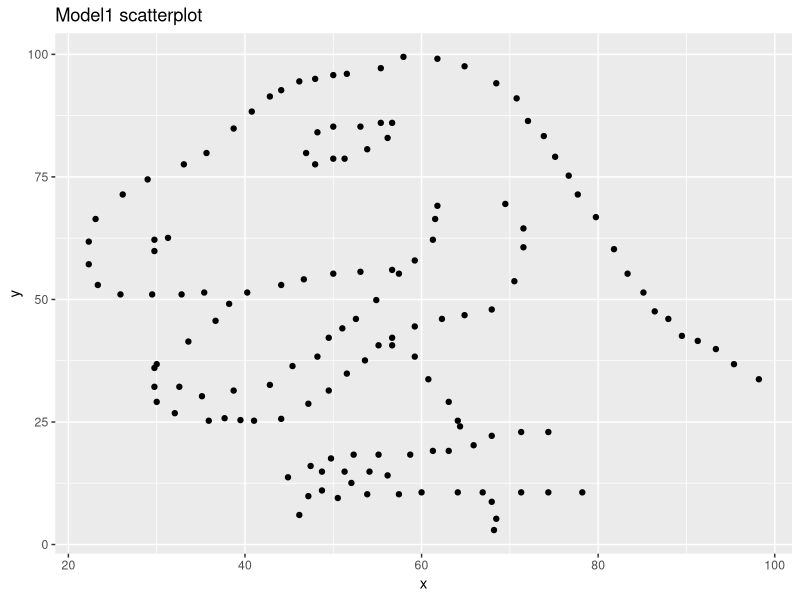
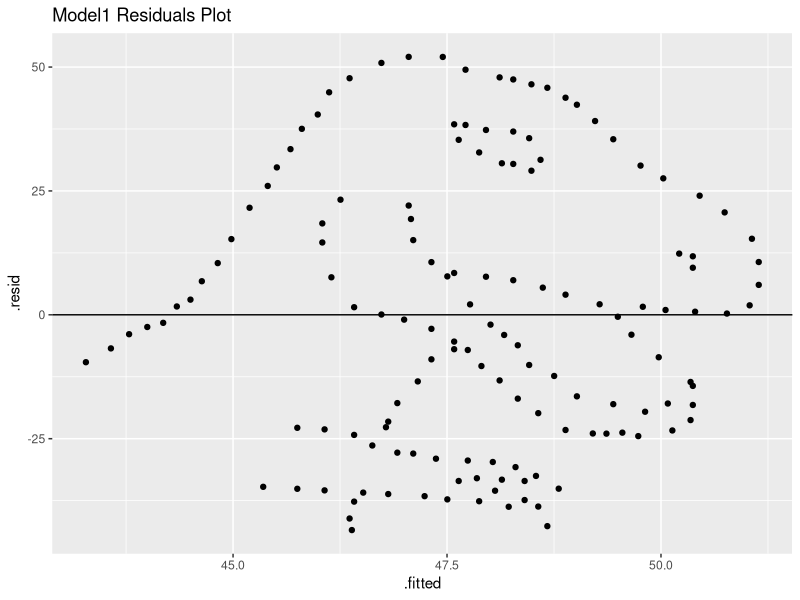
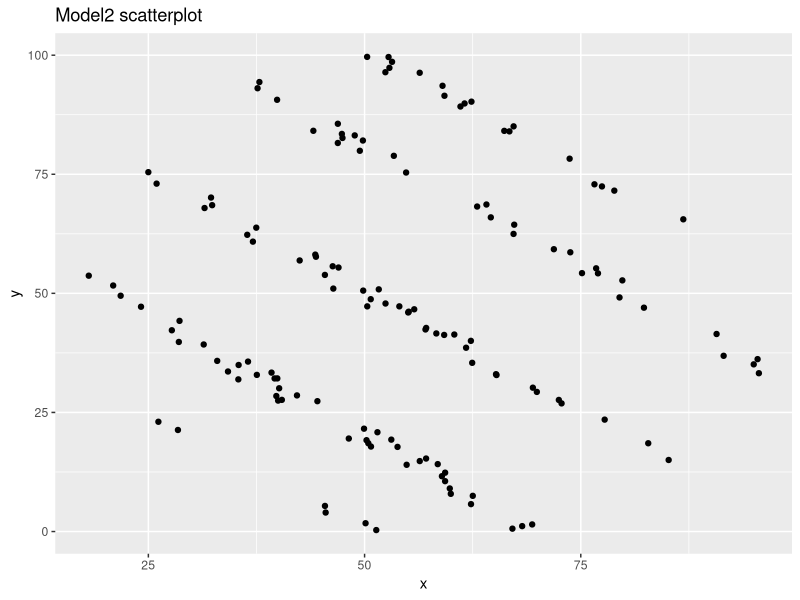
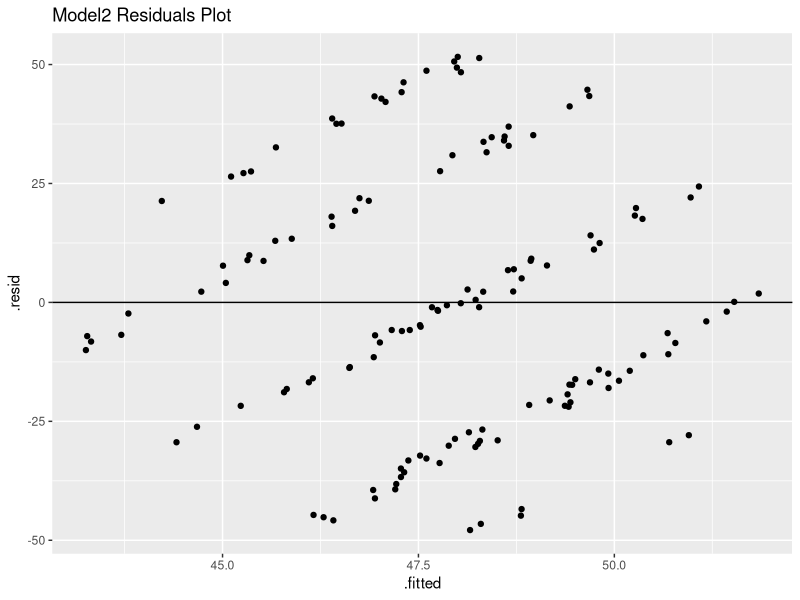
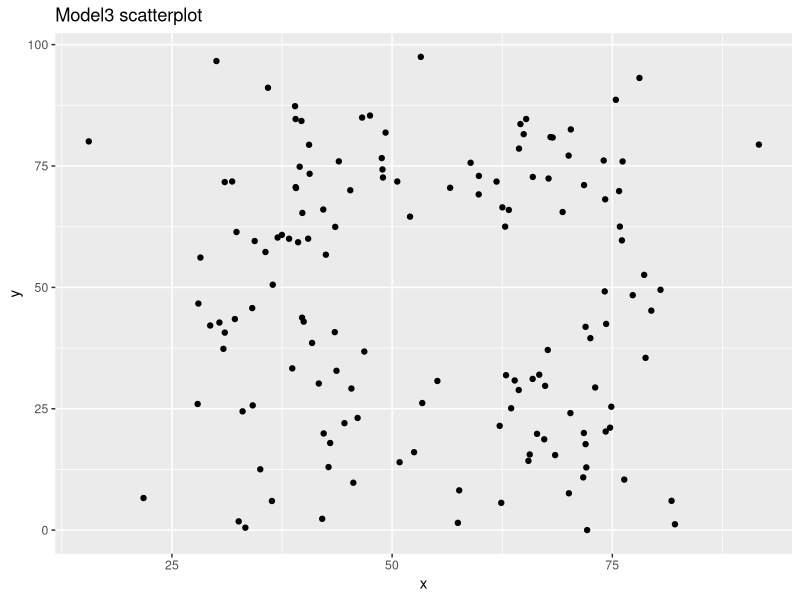
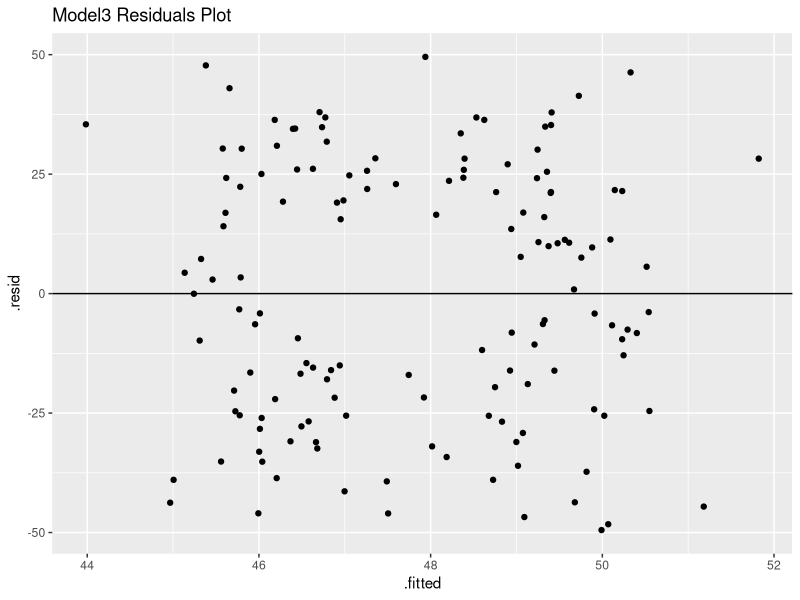

Reproduce these figures in R, in order.
## ---- chunk 1
options(digits = 4)
## ---- chunk 2
# This workspace exists to get answers for the below questions
# Q3
n1 <- 52
n2 <- 88
s1 <- 13
s2 <- 11
p1 <- s1 / n1
p2 <- s2 / n2

q3_se <- sqrt(
  (
    (p1 - p1^2) / (n1)
  ) +
    (
      (p2 - p2^2) / (n2)
    )
)

print(q3_se)

# Q5/6
# MOE = (z*)*(Standard Error = SE)
# SE = sqrt(
#  (p(1-p)) # nolint
#  /
#  n
#)
# CI = p +- 1.96 * SE # nolint



## ---- chunk 3
options(digits = 4)

data1 <- data.frame(
	x = c(55.3846, 51.5385, 46.1538, 42.8205, 40.7692, 38.7179, 35.641, 33.0769, 28.9744, 26.1538, 23.0769, 22.3077, 22.3077, 23.3333, 25.8974, 29.4872, 32.8205, 35.3846, 40.2564, 44.1026, 46.6667, 50, 53.0769, 56.6667, 59.2308, 61.2821, 61.5385, 61.7949, 57.4359, 54.8718, 52.5641, 48.2051, 49.4872, 51.0256, 45.3846, 42.8205, 38.7179, 35.1282, 32.5641, 30, 33.5897, 36.6667, 38.2051, 29.7436, 29.7436, 30, 32.0513, 35.8974, 41.0256, 44.1026, 47.1795, 49.4872, 51.5385, 53.5897, 55.1282, 56.6667, 59.2308, 62.3077, 64.8718, 67.9487, 70.5128, 71.5385, 71.5385, 69.4872, 46.9231, 48.2051, 50, 53.0769, 55.3846, 56.6667, 56.1538, 53.8462, 51.2821, 50, 47.9487, 29.7436, 29.7436, 31.2821, 57.9487, 61.7949, 64.8718, 68.4615, 70.7692, 72.0513, 73.8462, 75.1282, 76.6667, 77.6923, 79.7436, 81.7949, 83.3333, 85.1282, 86.4103, 87.9487, 89.4872, 93.3333, 95.3846, 98.2051, 56.6667, 59.2308, 60.7692, 63.0769, 64.1026, 64.359, 74.359, 71.2821, 67.9487, 65.8974, 63.0769, 61.2821, 58.7179, 55.1282, 52.3077, 49.7436, 47.4359, 44.8718, 48.7179, 51.2821, 54.1026, 56.1538, 52.0513, 48.7179, 47.1795, 46.1538, 50.5128, 53.8462, 57.4359, 60, 64.1026, 66.9231, 71.2821, 74.359, 78.2051, 67.9487, 68.4615, 68.2051, 37.6923, 39.4872, 91.2821, 50, 47.9487, 44.1026), # nolint
	y = c(97.1795, 96.0256, 94.4872, 91.4103, 88.3333, 84.8718, 79.8718, 77.5641, 74.4872, 71.4103, 66.4103, 61.7949, 57.1795, 52.9487, 51.0256, 51.0256, 51.0256, 51.4103, 51.4103, 52.9487, 54.1026, 55.2564, 55.641, 56.0256, 57.9487, 62.1795, 66.4103, 69.1026, 55.2564, 49.8718, 46.0256, 38.3333, 42.1795, 44.1026, 36.4103, 32.5641, 31.4103, 30.2564, 32.1795, 36.7949, 41.4103, 45.641, 49.1026, 36.0256, 32.1795, 29.1026, 26.7949, 25.2564, 25.2564, 25.641, 28.718, 31.4103, 34.8718, 37.5641, 40.641, 42.1795, 44.4872, 46.0256, 46.7949, 47.9487, 53.718, 60.641, 64.4872, 69.4872, 79.8718, 84.1026, 85.2564, 85.2564, 86.0256, 86.0256, 82.9487, 80.641, 78.718, 78.718, 77.5641, 59.8718, 62.1795, 62.5641, 99.4872, 99.1026, 97.5641, 94.1026, 91.0256, 86.4103, 83.3333, 79.1026, 75.2564, 71.4103, 66.7949, 60.2564, 55.2564, 51.4103, 47.5641, 46.0256, 42.5641, 39.8718, 36.7949, 33.718, 40.641, 38.3333, 33.718, 29.1026, 25.2564, 24.1026, 22.9487, 22.9487, 22.1795, 20.2564, 19.1026, 19.1026, 18.3333, 18.3333, 18.3333, 17.5641, 16.0256, 13.718, 14.8718, 14.8718, 14.8718, 14.1026, 12.5641, 11.0256, 9.8718, 6.0256, 9.4872, 10.2564, 10.2564, 10.641, 10.641, 10.641, 10.641, 10.641, 10.641, 8.718, 5.2564, 2.9487, 25.7692, 25.3846, 41.5385, 95.7692, 95, 92.6923)) # nolint

data2 <- data.frame(
	x = c(52.8720214902, 59.0141444945, 56.3751090389, 37.8391996844, 39.8853734176, 44.0774051326, 31.4970254888, 25.9525965456, 36.4347239148, 24.997482691, 32.2462751352, 18.1094722949, 21.7960992263, 24.150491069, 28.6031956015, 20.9319996761, 35.4355325251, 44.3773828236, 46.313692406, 46.3860739231, 42.4954400876, 44.3005150328, 46.9882833458, 52.4215231623, 64.090998189, 63.0168717563, 67.3025779226, 67.2259568904, 50.309988715, 45.4126389249, 54.0206071815, 49.8420222483, 50.7132995657, 55.0455549106, 37.5437012597, 39.7958978066, 28.5233910215, 31.3996460012, 39.2415652162, 27.7140565712, 32.9607035213, 35.4047362397, 51.6422264225, 34.207620843, 36.5234892198, 28.4192021281, 26.1604969417, 40.435327397, 44.544955314, 40.1237272008, 42.1848064503, 40.0026592892, 57.1252310509, 60.375744968, 55.1058961252, 61.7372710245, 55.7412443246, 58.2964084158, 57.0425482213, 76.7756112073, 71.8870772602, 73.7883730663, 75.1396847343, 64.5963189058, 46.9095386323, 46.9051031994, 49.8069877356, 48.8632418189, 66.7481899024, 62.3597662841, 47.3748964954, 47.4464667165, 53.385280634, 49.4527077733, 54.8026825363, 37.0882451339, 32.3759619238, 37.4770138847, 52.4066488967, 50.2970432655, 61.5633243835, 61.0865603919, 59.2364904011, 66.1540050863, 67.2313347767, 73.7099068702, 76.5804513576, 78.8765811639, 77.4490021363, 86.8537073476, 79.806531301, 76.9882734745, 79.4793575017, 82.3041595613, 90.700691247, 95.4434878077, 94.9974880471, 91.517847246, 62.2926421901, 59.2034756073, 65.2563927704, 62.4447424979, 72.4624062907, 69.9194262552, 77.7628590782, 72.7784101997, 65.198316667, 69.4598588916, 59.3150555205, 51.487713355, 57.1124475509, 50.2244178157, 50.4338611907, 56.3803054046, 54.8635045999, 45.4998576493, 49.9367453057, 53.8098729164, 59.8526782804, 48.1756567942, 50.7417190667, 58.4597612975, 50.1145975193, 45.4203820755, 51.3532681954, 53.091704424, 58.9431665444, 59.3109904219, 68.2221986595, 62.5117719862, 69.3800563617, 82.8002478704, 85.1603321777, 67.095847697, 62.307750573, 59.9704150458, 39.9116351739, 39.5965009783, 95.5934163965, 52.772288113, 53.1786144535, 37.6270534612), # nolint
	y = c(97.3432226575, 93.5748748733, 96.30514763, 94.359443503, 90.6346620817, 84.1258533023, 67.9125621568, 73.0331803541, 62.2940454639, 75.4415616626, 70.1105868383, 53.7081103324, 49.4995295248, 47.1885335266, 44.2237227, 51.6462354868, 34.9610381566, 57.6847369215, 55.6855917703, 51.0021645381, 56.9036815315, 58.1329592781, 55.4206367313, 47.867005488, 68.6509850107, 68.2252589114, 64.4134627173, 62.4764105301, 47.2678818553, 53.8707976895, 47.2698972057, 50.5765522936, 48.7722867825, 45.9862727459, 32.8840244657, 28.4432191156, 39.7966662481, 39.2652632229, 33.3614166846, 42.2500516253, 35.8231112903, 31.9391621952, 50.8383406788, 33.5938054385, 35.6710483891, 21.3157482481, 23.0422314726, 27.6400711421, 27.3622426221, 30.0731619402, 28.5736747331, 27.4875100027, 42.7390191388, 41.3564579961, 46.1490510561, 38.5848440052, 46.6535769763, 41.5831977346, 42.418757739, 55.2545987009, 59.2669926152, 58.6208121164, 54.2445521781, 65.952512925, 85.6022611586, 81.5656424136, 82.085025592, 83.1583574877, 84.0048341677, 90.2436599196, 83.4715555182, 82.622124014, 78.8711362558, 79.9306028004, 75.3639849893, 60.857227495, 68.5108204552, 63.7886855744, 96.4254150057, 99.6441791736, 89.8641388605, 89.2243556475, 91.4811005766, 84.1119370252, 85.055640808, 78.2706108976, 72.8915336827, 71.5625276804, 72.4473094857, 65.5433240194, 52.7231797883, 54.2027848022, 49.1410154455, 46.9909036215, 41.4667030063, 36.1897016148, 35.0953011066, 36.8902631263, 40.0295333141, 41.2706776667, 32.8541041237, 35.4149992261, 27.6242638254, 29.3110927191, 23.4913735562, 26.9005353695, 33.0271717859, 30.1970315053, 12.3543136666, 20.8436106875, 15.3217851726, 19.1709698793, 18.5348708515, 14.7884597101, 14.009611915, 3.98542629287, 21.5900969196, 17.7664144512, 9.03994992133, 19.5212153543, 17.8384056087, 14.1486628546, 1.74146171252, 5.37240899542, 0.30387242055, 19.2900304453, 11.6128777918, 10.5721363739, 1.13388036584, 7.49123248279, 1.48813233299, 18.5293762368, 15.0183695439, 0.601490941965, 5.74997471945, 7.9133104735, 32.1440226145, 32.1361317349, 33.2341293953, 99.6134716833, 98.6038611855, 93.060672952) # nolint
)

data3 <- data.frame(
	x = c(32.3311102266, 53.4214628807, 63.92020226, 70.2895057187, 34.1188302357, 67.6707164012, 53.2591294055, 63.5149808671, 67.9805388133, 67.3724659005, 15.5607495229, 71.7907676942, 70.2425464362, 64.9374355444, 62.2135245453, 67.2694004772, 40.5701970446, 74.7411813341, 71.7683189223, 76.1669198143, 65.6236574431, 50.8506336394, 33.0240700249, 39.7063261674, 45.5964849542, 42.9680469104, 52.4944067819, 46.0822757831, 74.2477082092, 64.5682641863, 74.0216939058, 62.3911805626, 74.189036683, 28.2367819396, 75.7719387944, 75.8552294691, 65.9708570175, 21.7780404779, 67.7597962473, 78.6171953363, 68.5077081898, 74.8850211598, 66.4549036599, 77.3178020985, 58.9124603193, 57.617447817, 76.0882257967, 57.4660505497, 79.4283834934, 76.3565221496, 64.4050752632, 40.6350418091, 43.9498645857, 30.9962205791, 68.2307689907, 72.0463894612, 46.5927679682, 49.2572183396, 42.7817612539, 65.475952195, 71.9650826544, 32.1464623358, 31.8384976954, 31.0052582572, 80.4708943189, 71.9641671122, 78.0794214417, 41.6775957748, 65.953595185, 62.9344593731, 64.3737979844, 72.5093283599, 30.0522898741, 28.0033242354, 75.4012268619, 38.9800154218, 65.2199135479, 73.0539899616, 34.3983616372, 43.4904501336, 55.138737967, 43.6843934333, 35.9036097344, 45.3780188805, 39.7774828713, 38.6644611569, 39.0440366877, 91.6399614428, 47.4881326771, 44.5902125769, 39.0896145478, 42.2293783752, 37.0003871448, 39.0520864793, 37.4884147432, 69.3595594592, 43.542775926, 39.8112302539, 70.0689259404, 70.0405435824, 39.505789079, 62.5168908529, 72.1399254065, 45.2515760666, 42.0633045627, 36.3556951539, 30.3918276596, 36.4490038543, 40.467576002, 81.7246168002, 48.8231974964, 35.6205617651, 50.5839631148, 61.8564651063, 39.3237560262, 42.1856791429, 30.8469189898, 29.3462004281, 82.1105579783, 38.3020058088, 56.5841530218, 33.3393742865, 78.7742390407, 27.9226442446, 71.6978651182, 74.1383313856, 32.579020066, 59.83218542, 35.0306285457, 74.3001198284, 63.2501970628, 34.1730737648, 40.9138319319, 62.8332930874, 42.4767923803, 52.0334562787, 48.9070429644, 59.8518383854, 48.9604602016, 46.8448551673, 39.9630215796, 66.704943997), # nolint
	y = c(61.411101248, 26.1868803879, 30.8321939163, 82.5336485877, 45.7345513203, 37.110947969, 97.4757710964, 25.1000785788, 80.9571652197, 29.720400203, 80.0656402858, 71.0654666627, 24.1095975542, 81.5542049945, 21.4758389969, 18.7089683725, 79.3729634752, 21.1016372041, 20.0110618423, 75.9361704048, 15.5828033531, 13.9876016304, 24.4678303872, 84.2752871038, 9.76334884943, 17.9454583961, 16.0511142003, 23.1104578154, 20.314187812, 83.6396338956, 76.1282745076, 5.62307076073, 68.1335832223, 56.1395964513, 69.8292300322, 62.5170442862, 72.7448559954, 6.61662530728, 72.4212015285, 52.5752573142, 15.4569189652, 25.4166063231, 19.8366286542, 48.3983464352, 75.6677562173, 8.19480060319, 59.6799300235, 1.50441817488, 45.2107942872, 10.4182411281, 78.5841760758, 73.3947503698, 75.9587156671, 71.694404938, 80.8725016628, 12.9180067349, 84.9723827774, 81.8814032306, 12.9911884302, 14.2745856444, 17.7102359443, 43.4817094425, 71.8121653901, 40.682503007, 49.5021483467, 41.8742826668, 93.1333167652, 30.2012640846, 31.1474060835, 31.9163906992, 28.8625834061, 39.5401302526, 96.6175423534, 46.6721919544, 88.6390766207, 87.322160691, 84.6829549336, 29.3808085571, 59.5444469033, 40.782542065, 30.7257603575, 32.8230098696, 91.1118630801, 29.1692166544, 43.75581895, 33.3172384774, 84.6760108316, 79.4066030605, 85.3899333808, 22.0340116412, 70.4661940802, 19.9140684075, 60.264279248, 70.6525028457, 60.8144048511, 65.5213545959, 62.4603112824, 65.3348328092, 7.59346560899, 77.1438066024, 74.8516272173, 66.4847322418, 0.0151193251552, 70.0034213192, 2.33519661206, 6.0058486497, 42.75961287, 50.5462690659, 60.0275120878, 6.03754484635, 76.6353305783, 57.2860155789, 71.8066161014, 71.7927431642, 59.3008196656, 66.0348978235, 37.3416401041, 42.1487418312, 1.21055166293, 60.0177857932, 70.512514809, 0.5091067352, 35.4841012146, 25.9868781844, 10.8681445111, 49.1739189791, 1.80811559665, 69.1525081443, 12.5366493416, 42.4770945921, 65.9524861966, 25.6936743092, 38.5590195509, 62.5108942269, 56.7312899691, 64.5666620298, 74.2877488252, 72.9583909677, 72.6295257275, 36.7917136918, 42.9449148487, 32.0150954299) # nolint
)
## ---- chunk 4
data1.x.mean <- sprintf("%.4f", mean(data1$x))
data1.y.mean <- sprintf("%.4f", mean(data1$y))
data2.x.mean <- sprintf("%.4f", mean(data2$x))
data2.y.mean <- sprintf("%.4f", mean(data2$y))
data3.x.mean <- sprintf("%.4f", mean(data3$x))
data3.y.mean <- sprintf("%.4f", mean(data3$y))
## ---- chunk 5
data1.x.median <- sprintf("%.4f", median(data1$x))
data1.y.median <- sprintf("%.4f", median(data1$y))
data2.x.median <- sprintf("%.4f", median(data2$x))
data2.y.median <- sprintf("%.4f", median(data2$y))
data3.x.median <- sprintf("%.4f", median(data3$x))
data3.y.median <- sprintf("%.4f", median(data3$y))
## ---- chunk 6
data1.x.sd <- sprintf("%.4f", sd(data1$x))
data1.y.sd <- sprintf("%.4f", sd(data1$y))
data2.x.sd <- sprintf("%.4f", sd(data2$x))
data2.y.sd <- sprintf("%.4f", sd(data2$y))
data3.x.sd <- sprintf("%.4f", sd(data3$x))
data3.y.sd <- sprintf("%.4f", sd(data3$y))
## ---- chunk 7
data1.correlation <- sprintf("%.4f", cor(data1$x, data1$y))
data2.correlation <- sprintf("%.4f", cor(data2$x, data2$y))
data3.correlation <- sprintf("%.4f", cor(data3$x, data3$y))
## ---- chunk 8
model1 <- lm(y ~ x, data = data1)
model2 <- lm(y ~ x, data = data2)
model3 <- lm(y ~ x, data = data3)

data1.slope <- sprintf("%.4f", coef(model1)["x"])
data2.slope <- sprintf("%.4f", coef(model2)["x"])
data3.slope <- sprintf("%.4f", coef(model3)["x"])

data1.intercept <- sprintf("%.4f", coef(model1)["(Intercept)"])
data2.intercept <- sprintf("%.4f", coef(model2)["(Intercept)"])
data3.intercept <- sprintf("%.4f", coef(model3)["(Intercept)"])
## ---- chunk 9
data1.rsquared <- sprintf("%.4f", summary(model1)$r.squared)
data2.rsquared <- sprintf("%.4f", summary(model2)$r.squared)
data3.rsquared <- sprintf("%.4f", summary(model3)$r.squared)
## ---- chunk 10
##### DO NOT MODIFY THIS R BLOCK! ######
# This R block will create a table to display all the calculations above in one table.
# For this to work it presumes that each of the variables set above are scalers 
# (e.g. data1.mean, data1.intercept, etc.), that is, length(XXX) == 1.
library(knitr)
library(kableExtra)
vars <- list(data1.x.mean, data1.x.median, data1.x.sd, data1.correlation, data1.intercept, data1.slope, data1.rsquared, data1.y.mean, data1.y.median, data1.y.sd, data2.x.mean, data2.x.median, data2.x.sd, data2.correlation, data2.intercept, data2.slope, data2.rsquared, data2.y.mean, data2.y.median, data2.y.sd, data3.x.mean, data3.x.median, data3.x.sd, data3.correlation, data3.intercept, data3.slope, data3.rsquared, data3.y.mean, data3.y.median, data3.y.sd)
var.lengths <- sapply(vars, FUN = length)
if(any(var.lengths) > 1) {
	stop(paste0('The variables must be scalers (i.e. have a length of 1).'))
}
results <- data.frame(
	data1.x = c(data1.x.mean, data1.x.median, data1.x.sd, data1.correlation, data1.intercept, data1.slope, data1.rsquared),
	data1.y = c(data1.y.mean, data1.y.median, data1.y.sd, NA, NA, NA, NA),
	data2.x = c(data2.x.mean, data2.x.median, data2.x.sd, data2.correlation, data2.intercept, data2.slope, data2.rsquared),
	data2.y = c(data2.y.mean, data2.y.median, data2.y.sd, NA, NA, NA, NA),
	data3.x = c(data3.x.mean, data3.x.median, data3.x.sd, data3.correlation, data3.intercept, data3.slope, data3.rsquared),
	data3.y = c(data3.y.mean, data3.y.median, data3.y.sd, NA, NA, NA, NA),
	stringsAsFactors = FALSE
)
row.names(results) <- c('Mean', 'Median', 'SD', 'r', 'Intercept', 'Slope', 'R-Squared')
names(results) <- c('x','y','x','y','x','y')
options(knitr.kable.NA = '')
kable(results, digits = 4, 
	  align = 'r',
	  row.names = TRUE, 
	  format.args=list(nsmall = 4)) %>%
	column_spec(2:7, width = ".75in") %>%
	add_header_above(c(" " = 1, "Data 1" = 2, "Data 2" = 2, "Data 3" = 2))
## ---- chunk 11
library(ggplot2)

ggplot(
  data1,
  aes(
    x = x,
    y = y
  )
) +
  geom_point() +
  labs(
    title = "Model1 scatterplot"
  )

ggplot(
  aes(
    .fitted,
    .resid
  ),
  data = model1
) +
  geom_point() +
  geom_hline(
    yintercept =  0
  ) +
  labs(
    title = "Model1 Residuals Plot"
  )

print(data1.correlation)
## ---- chunk 12
ggplot(
  data2,
  aes(
    x = x,
    y = y
  )
) +
  geom_point() +
  labs(
    title = "Model2 scatterplot"
  )

ggplot(
  aes(
    .fitted,
    .resid
  ),
  data = model2
) +
  geom_point() +
  geom_hline(
    yintercept =  0
  ) +
  labs(
    title = "Model2 Residuals Plot"
  )

print(data2.correlation)
## ---- chunk 13
ggplot(
  data3,
  aes(
    x = x,
    y = y
  )
) +
  geom_point() +
  labs(
    title = "Model3 scatterplot"
  )

ggplot(
  aes(
    .fitted,
    .resid
  ),
  data = model3
) +
  geom_point() +
  geom_hline(
    yintercept =  0
  ) +
  labs(
    title = "Model3 Residuals Plot"
  )

print(data3.correlation)
